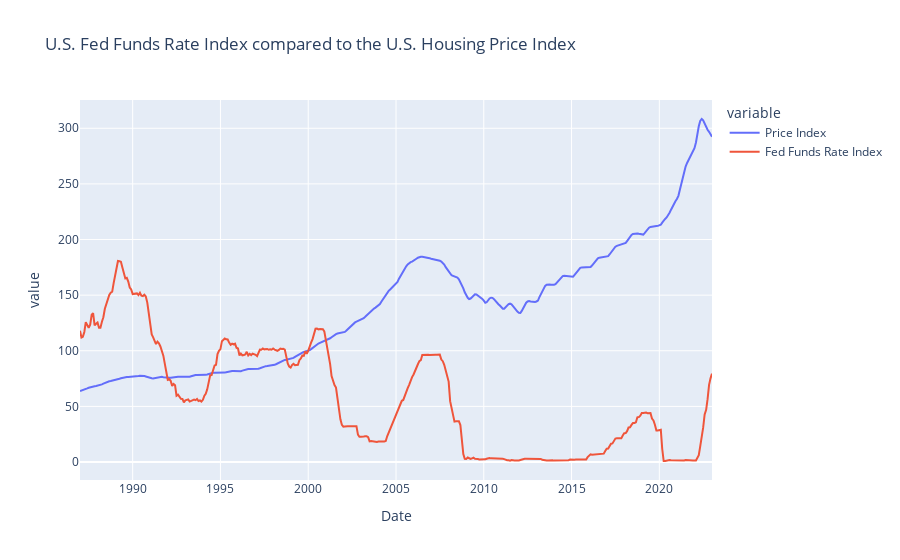

Write notebook code for a chart like this one.
### Code cell
# create an index of Fed Funds Rate based on the year 2000
ffr_index = df['Fed Funds Rate'] / df.loc[df['Date'] == '2000-01-01', 'Fed Funds Rate'].values[0] * 100
# use plotly to create a line graph of the U.S. Fed Funds Rate Index compared to the U.S. Housing Price Index
fig = px.line(df, x='Date', y=['Price Index', ffr_index], title='U.S. Fed Funds Rate Index compared to the U.S. Housing Price Index')
# name the wide_variable_1 variable with the name 'Fed Funds Rate Index'
fig.for_each_trace(lambda t: t.update(name=t.name.replace("wide_variable_1", "Fed Funds Rate Index")))
# save the graph
fig.write_image('images/ffr_vs_Price.png')
fig.show()

### Figure 1 — Plotly figure (JSON) as saved in the notebook; plotly's stock layout.template omitted (floating-point values rounded to 4 significant figures; data arrays with more than 128 entries replaced by an {"elided": "..."} marker saying what was removed)
{"data": [{"hovertemplate": "variable=Price Index<br>Date=%{x}<br>value=%{y}<extra></extra>", "legendgroup": "Price Index", "line": {"color": "#636efa", "dash": "solid"}, "marker": {"symbol": "circle"}, "mode": "lines", "name": "Price Index", "orientation": "v", "showlegend": true, "type": "scatter", "x": {"elided": "433 str values"}, "xaxis": "x", "y": {"elided": "433 float values"}, "yaxis": "y"}, {"hovertemplate": "variable=wide_variable_1<br>Date=%{x}<br>value=%{y}<extra></extra>", "legendgroup": "wide_variable_1", "line": {"color": "#EF553B", "dash": "solid"}, "marker": {"symbol": "circle"}, "mode": "lines", "name": "Fed Funds Rate Index", "orientation": "v", "showlegend": true, "type": "scatter", "x": {"elided": "433 str values"}, "xaxis": "x", "y": {"elided": "433 float values"}, "yaxis": "y"}], "layout": {"legend": {"title": {"text": "variable"}, "tracegroupgap": 0}, "title": {"text": "U.S. Fed Funds Rate Index compared to the U.S. Housing Price Index"}, "xaxis": {"anchor": "y", "domain": [0, 1], "title": {"text": "Date"}}, "yaxis": {"anchor": "x", "domain": [0, 1], "title": {"text": "value"}}}}
